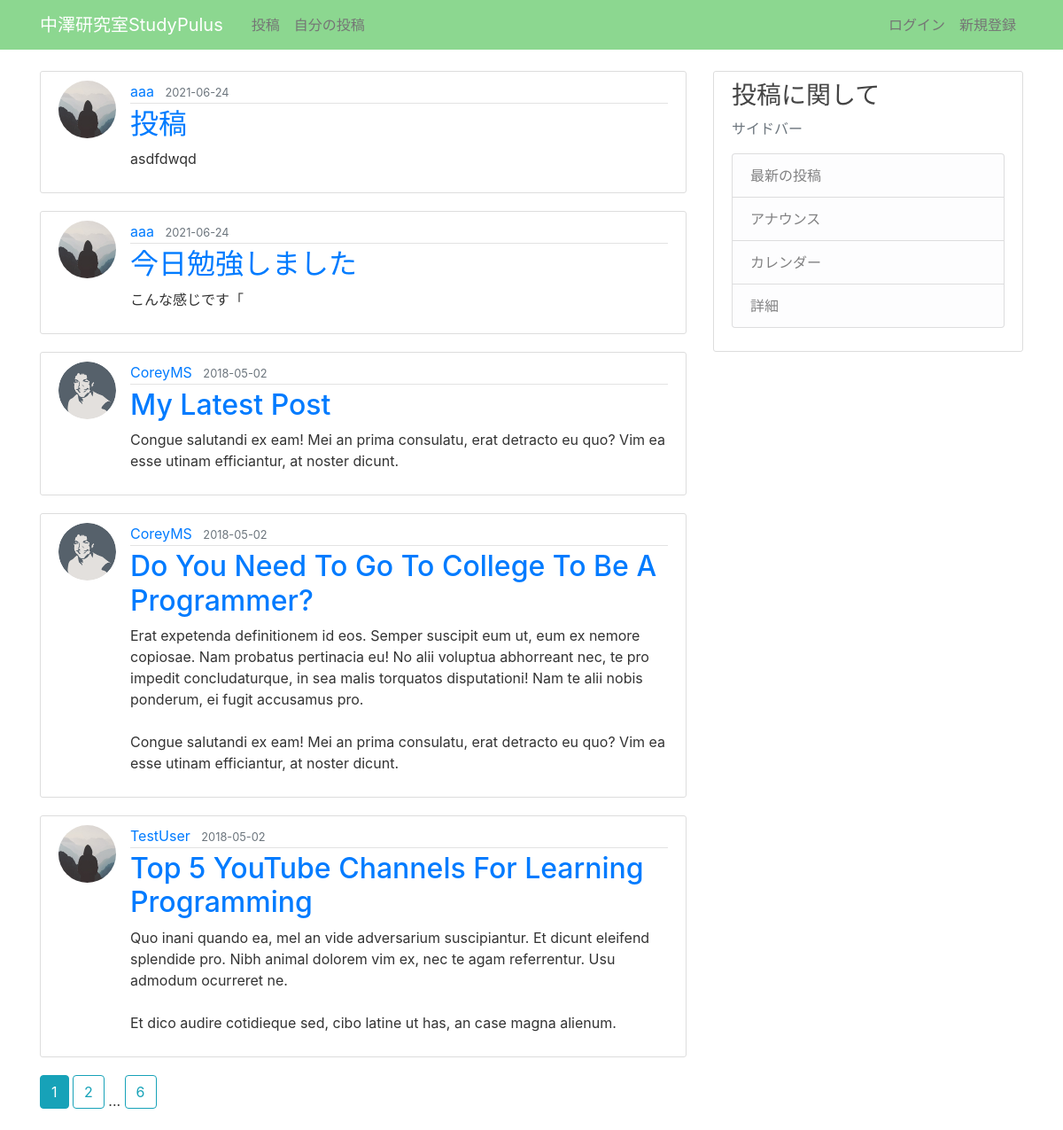
Page /home on the earlier database version.
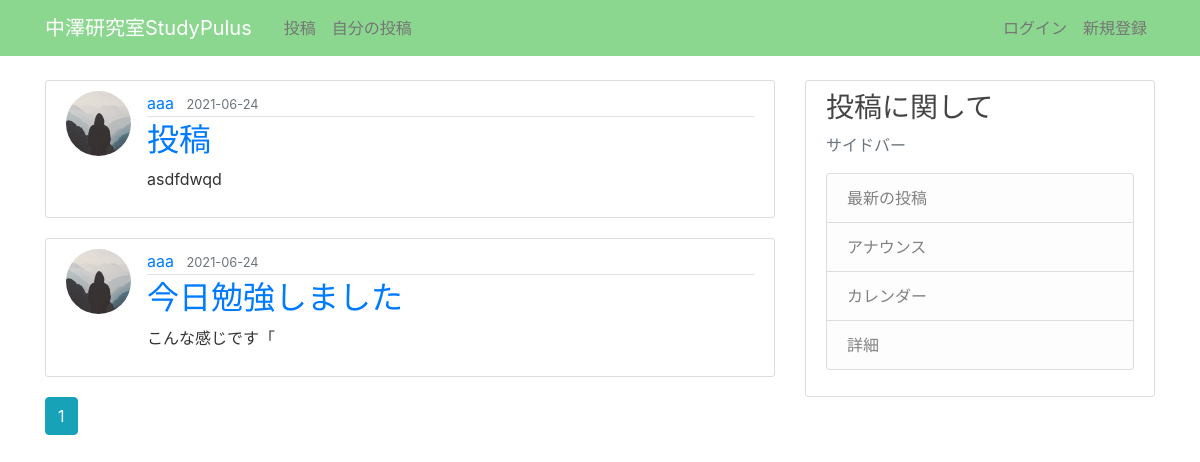
Same page on the later database version.
### flaskblog/models.py (models this page shows, shortened)
class Post(db.Model):
    id = db.Column(db.Integer, primary_key=True)
    title = db.Column(db.String(100), nullable=False)
    date_posted = db.Column(db.DateTime, nullable=False, default=datetime.utcnow)
    content = db.Column(db.Text, nullable=False)
    user_id = db.Column(db.Integer, db.ForeignKey('user.id'), nullable=False)

class User(db.Model, UserMixin):
    id = db.Column(db.Integer, primary_key=True)
    username = db.Column(db.String(20), unique=True, nullable=False)
    email = db.Column(db.String(120), unique=True, nullable=False)
    image_file = db.Column(db.String(20), nullable=False, default='default.jpg')
    password = db.Column(db.String(60), nullable=False)
    posts = db.relationship('Post', backref='author', lazy=True)

### flaskblog/routes.py (the view)
@app.route("/")
@app.route("/home")
def home():
    page = request.args.get('page', 1, type=int)
    posts = Post.query.order_by(Post.date_posted.desc()).paginate(page=page, per_page=5)
    return render_template('home.html', posts=posts)

### flaskblog/templates/home.html
{% extends "layout.html" %}
{% block content %}
    {% for post in posts.items %}
        <article class="media content-section">
          <img class="rounded-circle article-img" src="{{ url_for('static', filename='profile_pics/' + post.author.image_file) }}">
          <div class="media-body">
            <div class="article-metadata">
              <a class="mr-2" href="{{ url_for('user_posts', username=post.author.username) }}">{{ post.author.username }}</a>
              <small class="text-muted">{{ post.date_posted.strftime('%Y-%m-%d') }}</small>
            </div>
            <h2><a class="投稿タイトル" href="{{ url_for('post', post_id=post.id) }}">{{ post.title }}</a></h2>
            <p class="article-content">{{ post.content }}</p>
          </div>
        </article>
    {% endfor %}
    {% for page_num in posts.iter_pages(left_edge=1, right_edge=1, left_current=1, right_current=2) %}
      {% if page_num %}
        {% if posts.page == page_num %}
          <a class="btn btn-info mb-4" href="{{ url_for('home', page=page_num) }}">{{ page_num }}</a>
        {% else %}
          <a class="btn btn-outline-info mb-4" href="{{ url_for('home', page=page_num) }}">{{ page_num }}</a>
        {% endif %}
      {% else %}
        ...
      {% endif %}
    {% endfor %}
{% endblock content %}

### flaskblog/templates/layout.html (shortened to what this page needs)
<!DOCTYPE html>
<html>
<head>
    <link rel="stylesheet" href="https://maxcdn.bootstrapcdn.com/bootstrap/4.0.0/css/bootstrap.min.css">
    <link rel="stylesheet" type="text/css" href="{{ url_for('static', filename='main.css') }}">
</head>
<body>
    <header class="site-header">
      <nav class="navbar navbar-expand-md navbar-dark bg-steel fixed-top">
        <div class="container">
          <a class="navbar-brand mr-4" href="/">中澤研究室StudyPulus</a>
          <div class="collapse navbar-collapse" id="navbarToggle">
            <div class="navbar-nav mr-auto">
              <a class="nav-item nav-link" href="{{ url_for('home') }}">投稿</a>
              <a class="nav-item nav-link" href="{{ url_for('about') }}">自分の投稿</a>
            </div>
            <div class="navbar-nav">
              {% if current_user.is_authenticated %}
                <a class="nav-item nav-link" href="{{ url_for('new_post') }}">新規投稿</a>
                <a class="nav-item nav-link" href="{{ url_for('account') }}">ユーザー情報</a>
                <a class="nav-item nav-link" href="{{ url_for('logout') }}">ログアウト</a>
              {% else %}
                <a class="nav-item nav-link" href="{{ url_for('login') }}">ログイン</a>
                <a class="nav-item nav-link" href="{{ url_for('register') }}">新規登録</a>
              {% endif %}
            </div>
          </div>
        </div>
      </nav>
    </header>
    <main role="main" class="container">
      <div class="row">
        <div class="col-md-8">
          {% block content %}{% endblock %}
        </div>
        <div class="col-md-4">
          <div class="content-section">
            <h3>投稿に関して</h3>
            <p class='text-muted'>サイドバー
              <ul class="list-group">
                <li class="list-group-item list-group-item-light">最新の投稿</li>
                <li class="list-group-item list-group-item-light">アナウンス</li>
                <li class="list-group-item list-group-item-light">カレンダー</li>
                <li class="list-group-item list-group-item-light">詳細</li>
              </ul>
            </p>
          </div>
        </div>
      </div>
    </main>
</body>
</html>

### flaskblog/static/main.css (style rules this page uses)
body { background: #FFFFFF; color: #333333; margin-top: 5rem; }
h1, h2, h3, h4, h5, h6 { color: #444444; }
.bg-steel { background-color: #8CD790; }
.site-header .navbar-nav .nav-link { color: #757575; }
.content-section { background: #ffffff; padding: 10px 20px; border: 1px solid #dddddd; border-radius: 3px; margin-bottom: 20px; }
.article-content { white-space: pre-line; }
.article-img { height: 65px; width: 65px; margin-right: 16px; }
.article-metadata { padding-bottom: 1px; margin-bottom: 4px; border-bottom: 1px solid #e3e3e3 }

Differences in the rows shown:
removed Post: image_file (picture), author.username "CoreyMS", date_posted "2018-05-02", title "My Latest Post", content "Congue salutandi ex eam! Mei an prima consulatu, erat detracto eu quo? Vim ea esse utinam efficiantur, at noster dicunt."
removed Post: image_file (picture), author.username "CoreyMS", date_posted "2018-05-02", title "Do You Need To Go To College To Be A Programmer?", content "Erat expetenda definitionem id eos. Semper suscipit eum ut, eum ex nemore copiosae. Nam probatus pertinacia eu! No alii voluptua abhorreant nec, te pro impedit concludaturque, in sea malis torquatos disputationi! Nam te alii nobis ponderum, ei fugit accusamus pro. Congue salutandi ex eam! Mei an prima consulatu, erat detracto eu quo? Vim ea esse utinam efficiantur, at noster dicunt."
removed Post: image_file (placeholder picture), author.username "TestUser", date_posted "2018-05-02", title "Top 5 YouTube Channels For Learning Programming", content "Quo inani quando ea, mel an vide adversarium suscipiantur. Et dicunt eleifend splendide pro. Nibh animal dolorem vim ex, nec te agam referrentur. Usu admodum ocurreret ne. Et dico audire cotidieque sed, cibo latine ut has, an case magna alienum."
Other differences:
list line gone: "2"
list line gone: "6"
